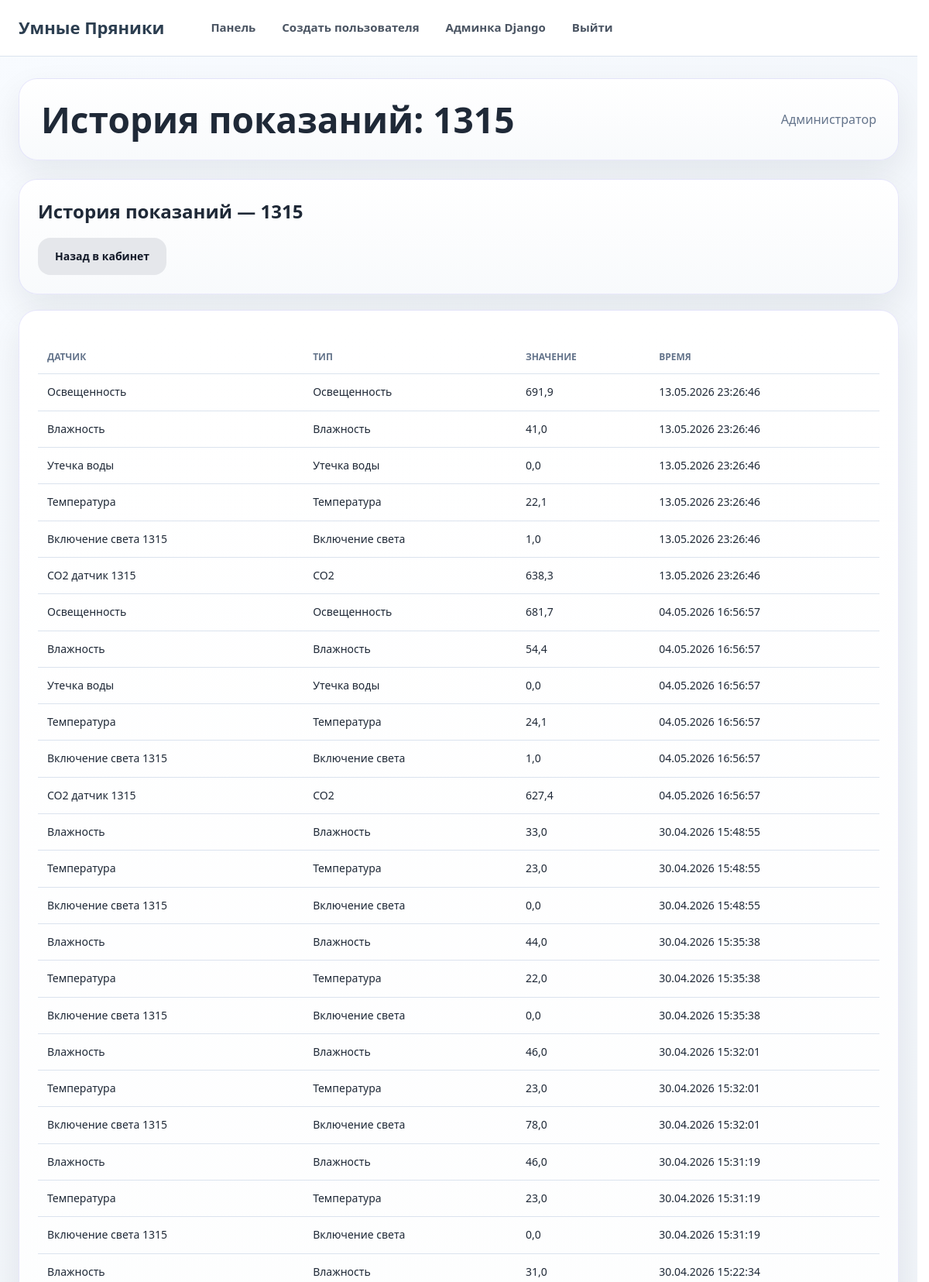
The page /dashboard/room/1/history/ (signed in, upper part) on the database its author committed.
### university/models.py (models this page shows, shortened)
class Room(models.Model):
    name = models.CharField("Название кабинета", max_length=50)
    floor = models.IntegerField("Этаж")
    chairs = models.IntegerField("Количество стульев", default=0)
    desks = models.IntegerField("Количество парт", default=0)
    computers = models.IntegerField("Количество компьютеров", default=0)
    windows = models.IntegerField("Количество окон", default=0)
    description = models.TextField("Описание кабинета", blank=True)
    window_open = models.BooleanField("Окна открыты", default=False)
    conditioners = models.IntegerField("Количество кондиционеров", default=0)
    class Meta:
        verbose_name = "Кабинет"
        verbose_name_plural = "Кабинеты"

class SensorData(models.Model):
    sensor = models.ForeignKey(
        Sensor,
        verbose_name="Датчик",
        on_delete=models.CASCADE,
    )
    value = models.FloatField("Значение")
    created_at = models.DateTimeField("Время записи", auto_now_add=True)
    class Meta:
        verbose_name = "Показание датчика"
        verbose_name_plural = "Показания датчиков"
        ordering = ("-created_at",)

class Sensor(models.Model):
    STATUS_CHOICES = [
        ("active", "Работает"),
        ("error", "Ошибка"),
        ("disabled", "Выключен"),
    ]
    room = models.ForeignKey(
        Room,
        verbose_name="Кабинет",
        on_delete=models.CASCADE,
    )
    sensor_type = models.ForeignKey(
        SensorType,
        verbose_name="Тип датчика",
        on_delete=models.CASCADE,
    )
    name = models.CharField("Название датчика", max_length=100)
    status = models.CharField(
        "Статус",
        max_length=20,
        choices=STATUS_CHOICES,
        default="active",
    )
    last_value = models.FloatField("Последнее значение", null=True, blank=True)
    last_updated = models.DateTimeField("Время последнего обновления", auto_now=True)
    class Meta:
        verbose_name = "Датчик"
        verbose_name_plural = "Датчики"

class SensorType(models.Model):
    name = models.CharField("Название типа датчика", max_length=100)
    class Meta:
        verbose_name = "Тип датчика"
        verbose_name_plural = "Типы датчиков"

### university/views.py (the view)
# urls.py: path("dashboard/room/<int:room_id>/history/", views.room_history, name="room_history"),
@moderator_or_admin_required
def room_history(request, room_id):
    room = get_object_or_404(Room, pk=room_id)
    history = (
        SensorData.objects.filter(sensor__room=room)
        .select_related("sensor", "sensor__sensor_type")
        .order_by("-created_at")[:100]
    )
    context = {
        "room": room,
        "history": history,
        "title": f"История показаний: {room.name}",
    }
    return render(request, "dashboard/history.html", context)

### university/context_processors.py (called while the page is built, shortened)
def unread_notification_popup(request):
    if not request.user.is_authenticated:
        return {"popup_notifications": []}
    if request.session.get("notifications_popup_shown") is True:
        return {"popup_notifications": []}

### university/templates/dashboard/history.html
{% extends "dashboard/base.html" %}
{% block content %}
<div class="card">
    <h2>История показаний — {{ room.name }}</h2>
    <div class="actions">
        <a class="btn btn-secondary" href="{% url 'university:room_detail' room.id %}">Назад в кабинет</a>
    </div>
</div>
<div class="card" style="margin-top: 20px;">
    <table>
        <thead>
            <tr>
                <th>Датчик</th>
                <th>Тип</th>
                <th>Значение</th>
                <th>Время</th>
            </tr>
        </thead>
        <tbody>
            {% for item in history %}
                <tr>
                    <td>{{ item.sensor.name }}</td>
                    <td>{{ item.sensor.sensor_type.name }}</td>
                    <td>{{ item.value }}</td>
                    <td>{{ item.created_at|date:"d.m.Y H:i:s" }}</td>
                </tr>
            {% empty %}
                <tr>
                    <td colspan="4">История пуста.</td>
                </tr>
            {% endfor %}
        </tbody>
    </table>
</div>
{% endblock %}

### university/templates/dashboard/base.html (style rules this page uses)
:root { --bg: #eef2f7; --panel: #ffffff; --panel-soft: #f8fbff; --line: #dbe3ee; --text: #1f2937; --muted: #64748b; --accent: #4f46e5; --accent-hover: #4338ca; --accent-soft: #e9efff; --ok: #166534; --warn: #8a6428; --bad: #b91c1c; --shadow: 0 18px 44px rgba(15, 23, 42, 0.08); --radius-small: 12px; --radius: 24px; }
* { margin: 0; padding: 0; box-sizing: border-box; }
html { scrollbar-gutter: stable; overflow-y: scroll; }
html, body { min-height: 100%; }
body { width: 100%; font-family: "Segoe UI", system-ui, -apple-system, BlinkMacSystemFont, sans-serif; background: radial-gradient(circle at top left, #f8fbff 0%, var(--bg) 52%, #e7eef8 100%); color: var(--text); line-height: 1.45; }
a { color: inherit; }
.card { background: linear-gradient(180deg, rgba(255,255,255,0.98), rgba(248,250,252,0.98)); border: 1px solid rgba(79, 70, 229, 0.12); border-radius: var(--radius); box-shadow: var(--shadow); padding: 24px; color: var(--text); }
.card h1, .card h2, .card h3 { color: var(--text); margin-top: 0; margin-bottom: 10px; font-weight: 800; }
.btn { display: inline-flex; align-items: center; justify-content: center; min-height: 48px; padding: 0 22px; border-radius: 16px; background: linear-gradient(135deg, var(--accent), var(--accent-hover)); color: #ffffff; text-decoration: none; border: 0; cursor: pointer; font-weight: 800; font-size: 14px; box-shadow: 0 10px 24px rgba(79, 70, 229, 0.22); transition: 0.2s; }
.btn-secondary { background: #e5e7eb; color: #111827; box-shadow: none; }
.actions { display: flex; gap: 12px; flex-wrap: wrap; align-items: center; margin-top: 16px; }
table { width: 100%; border-collapse: collapse; margin-top: 14px; color: var(--text); }
th, td { padding: 13px 12px; border-bottom: 1px solid var(--line); text-align: left; vertical-align: top; }
th { color: var(--muted); font-size: 12px; font-weight: 800; text-transform: uppercase; }
td { color: var(--text); font-size: 14px; }

### rows shown on the page
Room: name "1315"
SensorData: sensor.name "Освещенность", sensor.sensor_type.name "Освещенность", value "691,9", created_at "13.05.2026 23:26:46"
SensorData: sensor.name "Влажность", sensor.sensor_type.name "Влажность", value "41,0", created_at "13.05.2026 23:26:46"
SensorData: sensor.name "Утечка воды", sensor.sensor_type.name "Утечка воды", value "0,0", created_at "13.05.2026 23:26:46"
SensorData: sensor.name "Температура", sensor.sensor_type.name "Температура", value "22,1", created_at "13.05.2026 23:26:46"
SensorData: sensor.name "Включение света 1315", sensor.sensor_type.name "Включение света", value "1,0", created_at "13.05.2026 23:26:46"
SensorData: sensor.name "CO2 датчик 1315", sensor.sensor_type.name "CO2", value "638,3", created_at "13.05.2026 23:26:46"
SensorData: sensor.name "Освещенность", sensor.sensor_type.name "Освещенность", value "681,7", created_at "04.05.2026 16:56:57"
SensorData: sensor.name "Влажность", sensor.sensor_type.name "Влажность", value "54,4", created_at "04.05.2026 16:56:57"
SensorData: sensor.name "Утечка воды", sensor.sensor_type.name "Утечка воды", value "0,0", created_at "04.05.2026 16:56:57"
SensorData: sensor.name "Температура", sensor.sensor_type.name "Температура", value "24,1", created_at "04.05.2026 16:56:57"
SensorData: sensor.name "Включение света 1315", sensor.sensor_type.name "Включение света", value "1,0", created_at "04.05.2026 16:56:57"
SensorData: sensor.name "CO2 датчик 1315", sensor.sensor_type.name "CO2", value "627,4", created_at "04.05.2026 16:56:57"
SensorData: sensor.name "Влажность", sensor.sensor_type.name "Влажность", value "33,0", created_at "30.04.2026 15:48:55"
SensorData: sensor.name "Температура", sensor.sensor_type.name "Температура", value "23,0", created_at "30.04.2026 15:48:55"
SensorData: sensor.name "Включение света 1315", sensor.sensor_type.name "Включение света", value "0,0", created_at "30.04.2026 15:48:55"
SensorData: sensor.name "Влажность", sensor.sensor_type.name "Влажность", value "44,0", created_at "30.04.2026 15:35:38"
SensorData: sensor.name "Температура", sensor.sensor_type.name "Температура", value "22,0", created_at "30.04.2026 15:35:38"
SensorData: sensor.name "Включение света 1315", sensor.sensor_type.name "Включение света", value "0,0", created_at "30.04.2026 15:35:38"
SensorData: sensor.name "Влажность", sensor.sensor_type.name "Влажность", value "46,0", created_at "30.04.2026 15:32:01"
SensorData: sensor.name "Температура", sensor.sensor_type.name "Температура", value "23,0", created_at "30.04.2026 15:32:01"
SensorData: sensor.name "Включение света 1315", sensor.sensor_type.name "Включение света", value "78,0", created_at "30.04.2026 15:32:01"
SensorData: sensor.name "Влажность", sensor.sensor_type.name "Влажность", value "46,0", created_at "30.04.2026 15:31:19"
SensorData: sensor.name "Температура", sensor.sensor_type.name "Температура", value "23,0", created_at "30.04.2026 15:31:19"
SensorData: sensor.name "Включение света 1315", sensor.sensor_type.name "Включение света", value "0,0", created_at "30.04.2026 15:31:19"
SensorData: sensor.name "Влажность", sensor.sensor_type.name "Влажность", value "31,0", created_at "30.04.2026 15:22:34"

### other values the page prints
{{ title|default:"Панель администратора" }} "История показаний: 1315"
